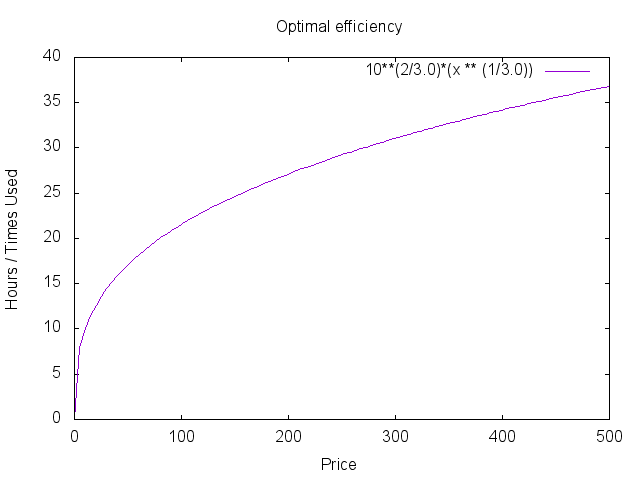

gnuplot code for this plot:
set term png
unset label

set ylabel "Hours / Times Used"
set xlabel "Price"
set xrange[0:500]
set title "Optimal efficiency"
set output "optimal-efficiency-plot.png"
plot 10**(2/3.0)*(x ** (1/3.0))
